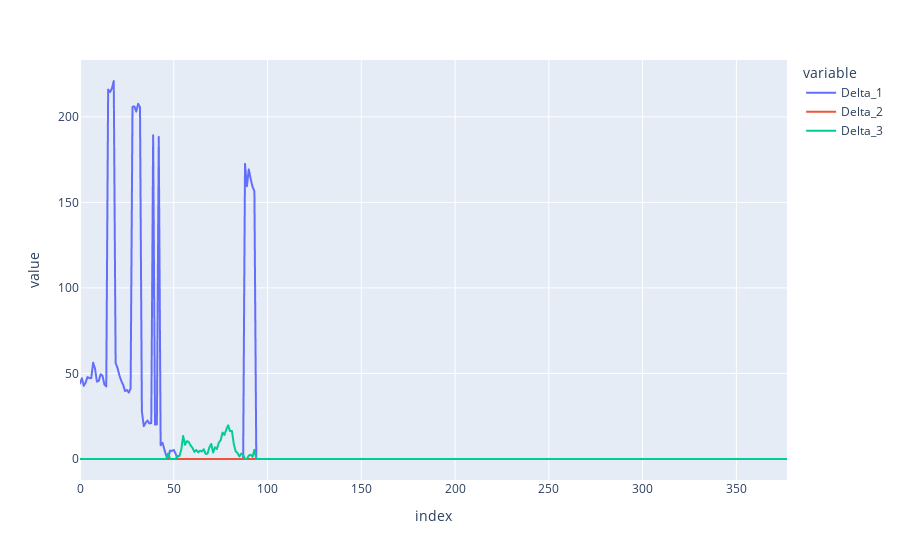

Notebook cell for this chart:
### Markdown cell above
### Delta

### Code cell
px.line(greeks_df, y=["Delta_1", "Delta_2", "Delta_3"])

### Figure 1 — Plotly figure (JSON) as saved in the notebook; plotly's stock layout.template omitted (floating-point values rounded to 4 significant figures; data arrays with more than 128 entries replaced by an {"elided": "..."} marker saying what was removed)
{"data": [{"hovertemplate": "variable=Delta_1<br>index=%{x}<br>value=%{y}<extra></extra>", "legendgroup": "Delta_1", "line": {"color": "#636efa", "dash": "solid"}, "marker": {"symbol": "circle"}, "mode": "lines", "name": "Delta_1", "showlegend": true, "type": "scattergl", "x": {"elided": "378 int values"}, "xaxis": "x", "y": {"elided": "378 float values"}, "yaxis": "y"}, {"hovertemplate": "variable=Delta_2<br>index=%{x}<br>value=%{y}<extra></extra>", "legendgroup": "Delta_2", "line": {"color": "#EF553B", "dash": "solid"}, "marker": {"symbol": "circle"}, "mode": "lines", "name": "Delta_2", "showlegend": true, "type": "scattergl", "x": {"elided": "378 int values"}, "xaxis": "x", "y": {"elided": "378 int values"}, "yaxis": "y"}, {"hovertemplate": "variable=Delta_3<br>index=%{x}<br>value=%{y}<extra></extra>", "legendgroup": "Delta_3", "line": {"color": "#00cc96", "dash": "solid"}, "marker": {"symbol": "circle"}, "mode": "lines", "name": "Delta_3", "showlegend": true, "type": "scattergl", "x": {"elided": "378 int values"}, "xaxis": "x", "y": {"elided": "378 float values"}, "yaxis": "y"}], "layout": {"legend": {"title": {"text": "variable"}, "tracegroupgap": 0}, "margin": {"t": 60}, "xaxis": {"anchor": "y", "domain": [0, 1], "title": {"text": "index"}}, "yaxis": {"anchor": "x", "domain": [0, 1], "title": {"text": "value"}}}}
